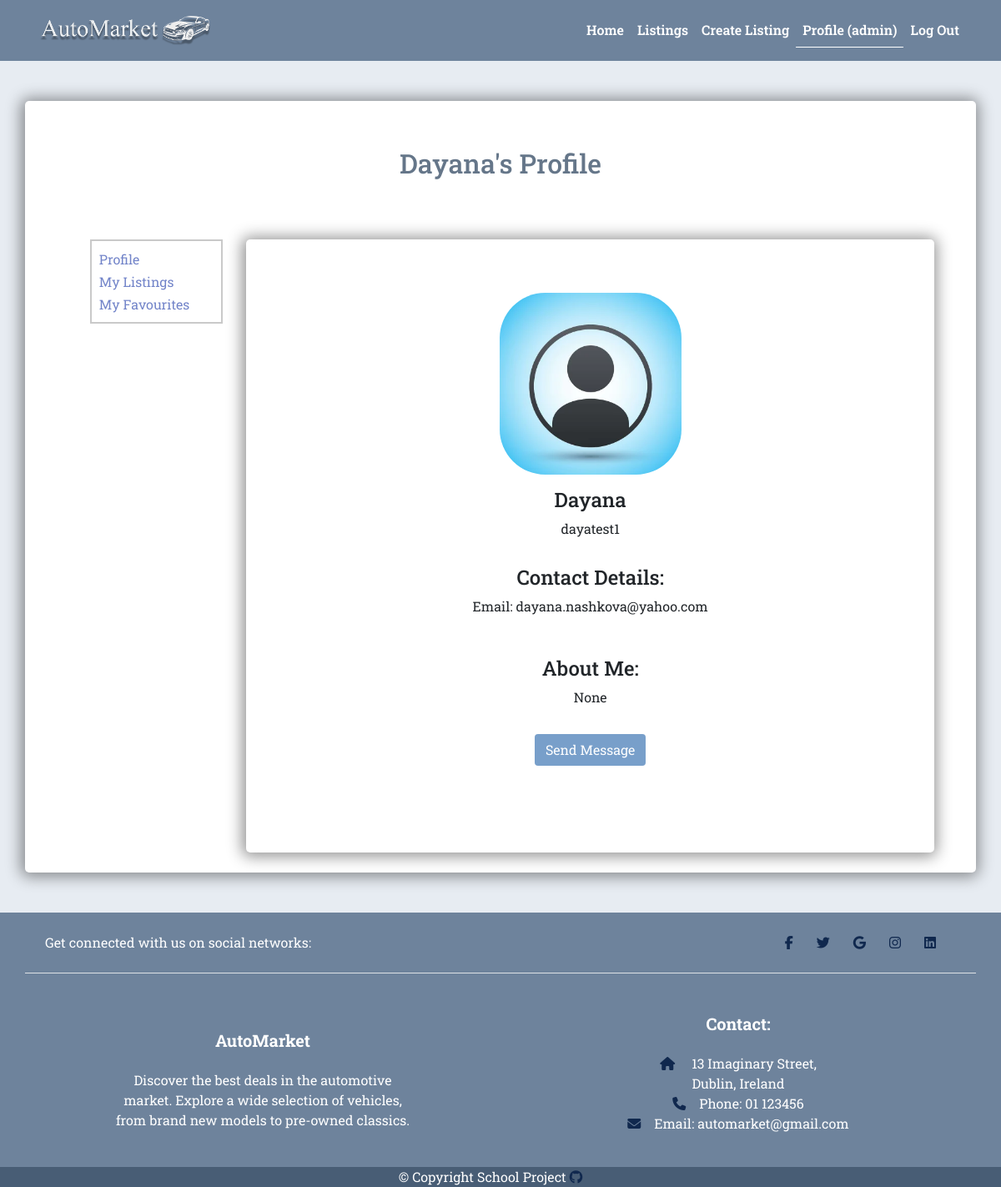
/users/profile/82606cfa-b8c6-4535-a5a4-e9001ca09401/ (signed in), run on an earlier commit of the app's database.
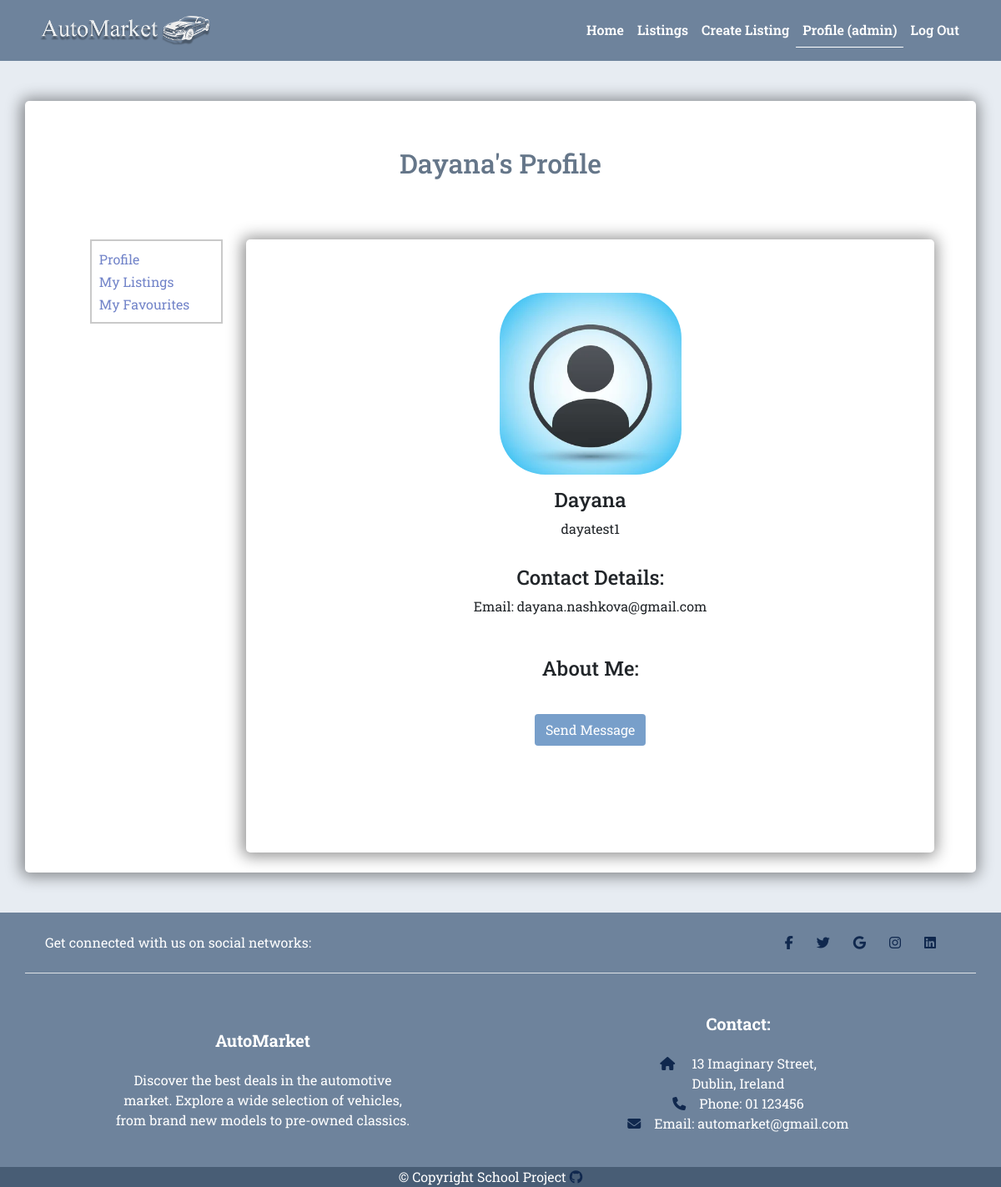
And on a later commit of the database.
### users/models.py (models this page shows, shortened)
class Profile(models.Model):
    user = models.OneToOneField(
        User, on_delete=models.CASCADE, blank=True, null=True)
    username = models.CharField(max_length=200, blank=False, null=True)
    name = models.CharField(max_length=200, blank=False, null=True)
    email = models.EmailField(max_length=300, blank=False, null=True)
    phone = models.CharField(max_length=100, blank=True, null=True)
    town = models.CharField(max_length=100, blank=True, null=True)
    county = models.CharField(max_length=100, blank=True, null=True)
    profile_image = models.ImageField(
        upload_to='users/', default='users/user-default.webp', blank=True,
        null=True)
    about_me = models.TextField(blank=True, null=True)
    created = models.DateTimeField(auto_now_add=True)
    id = models.UUIDField(default=uuid.uuid4, unique=True,
                          editable=False, primary_key=True)
    @property
    def profile_img(self):
        if self.profile_image:
            url = self.profile_image.url
        else:
            url = (
                settings.STATIC_URL +
                'images/users/user-default.webp'
            )
        return url

### users/views.py (the view)
# urls.py: path('profile/<str:pk>/', views.profile_page, name='profile'),
@login_required(login_url='login')
def profile_page(request, pk):
    profile = Profile.objects.get(id=pk)
    listings = profile.listing_set.all()
    paginator = Paginator(listings, 6)
    page_number = request.GET.get("page")
    listings = paginator.get_page(page_number)
    context = {
        'profile': profile,
        'listings': listings
    }
    return render(request, 'users/profile_page.html', context)

### users/templates/users/profile_page.html (shortened to what this page needs)
{% extends 'base.html' %}
{% load humanize %}
{% load static %}
{% block content %}
<section class="profile">
    <div class="container">
        <div class="row">
            <div class="col-12 mx-auto text-center my-5 p-2 shadow-container">
                <h2 class="py-5">{{ profile.name }}'s Profile</h2>
                <div class="container">
                    <div class="row justify-content-center profile-row">
                        <div class="col-12 col-lg-2 m-3">
                            <div class="container sidebar text-start p-2 border-container">
                                <div class="row">
                                    <div class="col-12">
                                        <button class="btn btn-sidebar p-0" id="btn-profile">Profile</button>
                                    </div>
                                </div>
                                <div class="row">
                                    <div class="col-12">
                                        <button class="btn btn-sidebar p-0" id="btn-listings">My Listings</button>
                                    </div>
                                </div>
                                <div class="row">
                                    <div class="col-12">
                                        <button class="btn btn-sidebar p-0" id="btn-favourites">My Favourites</button>
                                    </div>
                                </div>
                            </div>
                        </div>
                        <div class="col-12 col-lg-9 my-3 py-5 shadow-container" id="my-profile-container">
                            <div class="row d-flex justify-content-center">
                                <div class="image-container p-3">
                                    <img class="profile-image" src="{{ profile.profile_img }}"
                                        alt="user profile image">
                                </div>
                            </div>
                            <h4>{{ profile.name }}</h4>
                            <p>{{ profile.username }}</p>
                            <div class="row p-3  d-flex flex-column align-items-center">
                                <h4>Contact Details:</h4>
                                <div class="col-12 text-center m-auto">
                                    <p>Email: {{ profile.email }}</p>
                                </div>
                            </div>
                            <div class="row p-3">
                                <h4>About Me:</h4>
                                <div class="col px-2">
                                    <p>{{ profile.about_me }} </p>
                                </div>
                            </div>
                            {% if request.user.profile.id == profile.id %}
                            <div>
                                <a href="{% url 'update-profile' %}" class="btn btn-blue text-white">Edit Profile</a>
                                <a href="{% url 'delete-profile' %}" class="btn btn-danger text-white">Delete
                                    Profile</a>
                            </div>
                            {% else %}
                            <div>
                                <a href="" class="btn btn-blue text-white">Send Message</a>
                            </div>
                            {% endif %}
                        </div>
                    </div>
                </div>
            </div>
        </div>
    </div>
</section>
{% endblock content %}

What changed in the data, as far as the page shows it:
changed Profile "Dayana": email "dayana.nashkova@yahoo.com" → "dayana.nashkova@gmail.com"; about_me "None" → (not shown)
